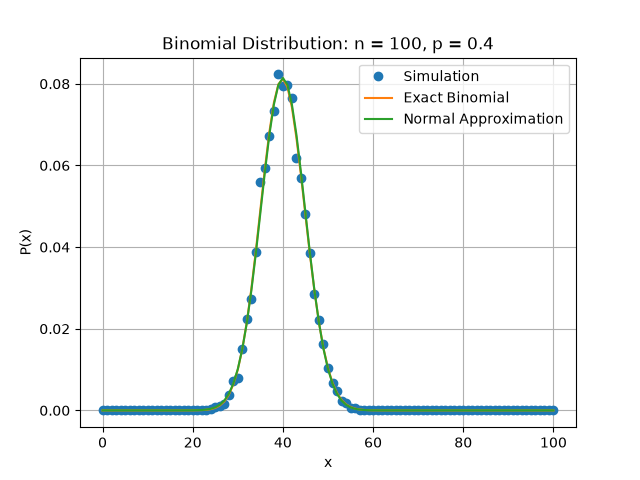

Python code for this plot:
import numpy as np
import matplotlib.pyplot as plt
from math import comb, sqrt, pi, exp

# Given values
n = 100
p = 0.4
q = 1 - p
N = 10000

# -------------------------
# Part 1: Simulation
# -------------------------

results = np.random.binomial(n, p, N)

x = np.arange(0, n + 1)

counts = np.bincount(results, minlength=n + 1)

P_sim = counts / N

# -------------------------
# Exact Binomial Probability
# -------------------------

P_exact = []

for k in x:
    prob = comb(n, k) * (p ** k) * (q ** (n - k))
    P_exact.append(prob)

# -------------------------
# Part 2: Normal Approximation
# -------------------------

P_normal = []

for k in x:
    prob = (1 / sqrt(2 * pi * n * p * q)) * \
           exp(-((k - n * p) ** 2) / (2 * n * p * q))
    P_normal.append(prob)

# -------------------------
# Plot
# -------------------------

plt.plot(x, P_sim, 'o', label='Simulation')
plt.plot(x, P_exact, label='Exact Binomial')
plt.plot(x, P_normal, label='Normal Approximation')

plt.xlabel('x')
plt.ylabel('P(x)')
plt.title('Binomial Distribution: n = 100, p = 0.4')

plt.legend()
plt.grid()

plt.savefig('HW2_4.png')
plt.show()
